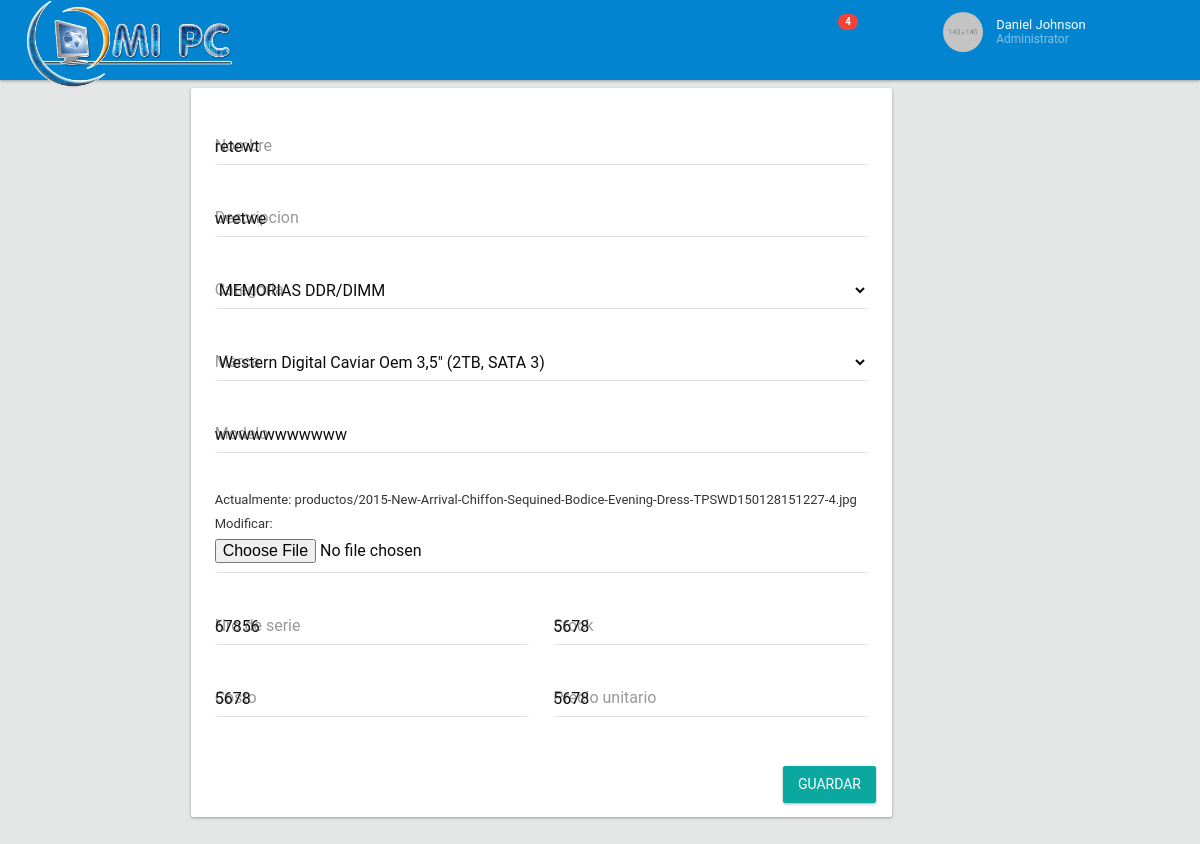
Screenshot of /edit_producto/13 with the database file from the repository.
### apps/producto/models.py (models this page shows, shortened)
class Producto(models.Model):
	nombre = models.CharField(max_length=100)
	descripcion = models.CharField(max_length=100)
	categoria = models.ForeignKey(Categoria)
	marca = models.ForeignKey(Marca)
	modelo = models.CharField(max_length=100)
	foto = models.ImageField(upload_to='productos')
	nro_serie = models.IntegerField()
	stock = models.IntegerField()
	costo = models.IntegerField()
	precio_unitario = models.IntegerField()

### apps/producto/views.py (the view)
# urls.py: url(r'^edit_producto/(?P<pk>\d+)$', EditProducto.as_view(), name='producto_edit'),
class EditProducto(SuccessMessageMixin, UpdateView):
    template_name = 'producto/update.html'
    model = Producto
    success_url = reverse_lazy('lista_producto')
    fields = ['nombre','descripcion','categoria','marca','modelo','foto','nro_serie','stock','costo','precio_unitario']
    success_message = "%(nombre)s was created successfully"

### apps/producto/models.py (called while the page is built)
	def __unicode__(self):
	    return self.nombre

	def __unicode__(self):
	    return self.nombre

### templates/producto/update.html
{% extends "base.html" %}
{% block content %}
{% load widget_tweaks %}
<div class="section-body">
	<div class="col-lg-offset-1 col-md-8">
		<form class="form form-validate floating-label" novalidate="novalidate" method="post">{% csrf_token %}
			<div class="card">
				<div class="card-body">
					<div class="form-group">
						{{ form.nombre|add_class:"form-control" }}
						<label for="Name1">Nombre</label>
					</div>
					<div class="form-group">
						{{ form.descripcion|add_class:"form-control" }}
						<label for="Email1">Descripcion</label>
					</div>
					<div class="form-group">
						{{ form.categoria|add_class:"form-control" }}
						<label for="select1">Categoria</label>
					</div>
					<div class="form-group">
						{{ form.marca|add_class:"form-control" }}
						<label for="select1">Marca</label>
					</div>
					<div class="form-group">
						{{ form.modelo|add_class:"form-control" }}
						<label for="Email1">Modelo</label>
					</div>
					<div class="form-group">
						{{ form.foto|add_class:"form-control" }}
					</div>
					<div class="row">
						<div class="col-sm-6">
						<div class="form-group">
							{{ form.nro_serie|add_class:"form-control" }}
							<label for="Email1">Nro de serie</label>
						</div>
						</div>
						<div class="col-sm-6">
						<div class="form-group">
							{{ form.stock|add_class:"form-control" }}
							<label for="Email1">Stock</label>
						</div>
						</div>
					</div>
					<div class="row">
						<div class="col-sm-6">
							<div class="form-group">
								{{ form.costo|add_class:"form-control" }}
								<label for="Email1">Costo</label>
							</div>
						</div>
						<div class="col-sm-6">
							<div class="form-group">
								{{ form.precio_unitario|add_class:"form-control" }}
								<label for="Email1">Precio unitario</label>
							</div>
						</div>
					</div>
				</div>
				<div class="card-actionbar">
					<div class="card-actionbar-row">
						<button type="submit" class="btn ink-reaction btn-raised btn-primary">Guardar</button>
					</div>
				</div>
			</div>
		</form>
	</div>
</div>
{% endblock content %}

### rows the page displays
Producto: nombre "retewt", descripcion "wretwe", categoria "MEMORIAS DDR/DIMM", marca "Western Digital Caviar Oem 3,5\" (2TB, SATA 3)", modelo "wwwwwwwwwww", nro_serie "67856", stock "5678", costo "5678", precio_unitario "5678"
